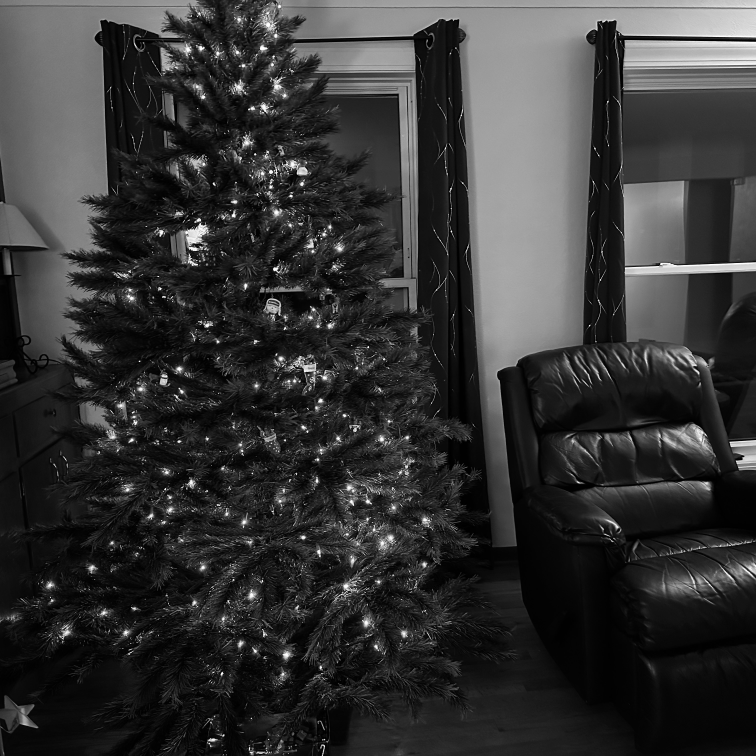
#> input picture PRNU_MATH535_PYTHON/Other Images Grey Cropped/IMG_1736.jpeg, 3024 x 3024 px, found by its file name (shown at 1/4 size); the run also reads 1 picture not shown here
$ python Math535_Example.py   (older library calls are emulated)
#> lines starting #> are read from the running program, lines starting #| are printed output that depends on the picture
### PRNU_MATH535_PYTHON/src/Filter.py
"""
Please read the copyright notice located on the readme file (README.md).
"""
import cv2 as cv
import numpy as np
from scipy import signal
import src.Functions as Fu


def Threshold(y, t):
    """
    Applies max(0,y-t).

    Parameters
    ----------
    y : numpy.ndarray('float32')
        Array of Wavelet coefficients
    t : float32
        Variance of PRNU

    Returns
    -------
    numpy.ndarray('float32')
        The thresholded Wavelet coefficients for a later filtering

    """
    res = y - t
    x = np.maximum(res, 0.)
    return x


def WaveNoise(coef, NoiseVar):
    """
    Applies Wiener-like filter in Wavelet Domain (residual filtering).

    Models each detail wavelet coefficient as conditional Gaussian random
    variable and use four square NxN moving windows, N in [3,5,7,9], to
    estimate the variance of noise-free image for each wavelet coefficient.
    Then it applies a Wiener-type denoising filter to the coefficients.

    Parameters
    ----------
    coef : numpy.ndarray('float32')
        Wavelet detailed coefficient at certain level
    NoiseVar : float32
        Variance of the additive noise (PRNU)

    Returns
    -------
    numpy.ndarray('float32')
        Attenuated (filtered) Wavelet coefficient
    numpy.ndarray('float32')
        Finall estimated variances for each Wavelet coefficient
    """

    tc = np.power(coef, 2)
    coefVar = Threshold(
        signal.fftconvolve(tc, np.ones([3, 3], dtype=np.float32) / (3 * 3), mode='same'),
        NoiseVar)

    for w in range(5, 9 + 1, 2):
        EstVar = Threshold(
            signal.fftconvolve(tc, np.ones([w, w], dtype=np.float32) / (w * w), mode='same'),
            NoiseVar)
        coefVar = np.minimum(coefVar, EstVar)

    # Wiener filter like attenuation
    tc = np.multiply(coef, np.divide(NoiseVar, coefVar + NoiseVar))

    return tc, coefVar

'''
def WaveFilter(coef, NoiseVar):
    """
    Applies Wiener-like filter in Wavelet Domain (image filtering).

    Models each detail wavelet coefficient as conditional Gaussian random
    variable and use four square NxN moving windows, N in [3,5,7,9], to
    estimate the variance of noise-free image for each wavelet coefficient.
    Then it applies a Wiener-type denoising filter to the coefficients.

    Parameters
    ----------
    coef : numpy.ndarray('float32')
        Wavelet detailed coefficient at certain level
    NoiseVar : float32
        Variance of the additive noise

    Returns
    -------
    numpy.ndarray('float32')
        Attenuated (filtered) Wavelet coefficient
    numpy.ndarray('float32')
        Finall estimated variances for each Wavelet coefficient
    """

    tc = np.power(coef, 2)
    coefVar = Threshold(
        signal.fftconvolve(np.ones([3, 3]) / (3. * 3.), tc, mode='valid'),
        NoiseVar);

    for w in range(5, 9 + 1, 2):
        EstVar = Threshold(
            signal.fftconvolve(np.ones([w, w]) / (w * w), tc, mode='valid'),
            NoiseVar)
        coefVar = min(coefVar, EstVar)

    # Wiener filter like attenuation
    tc = np.multiply(coef, np.divide(coefVar, coefVar + NoiseVar))

    return tc, coefVar
'''

def NoiseExtractFromImage(image, sigma=2.0, color=False, noZM=False):
    """
    Estimates PRNU from one image

    Parameters
    ----------
    image : str or numpy.ndarray('uint8')
        either test image filename or numpy matrix of image
    sigma : float32
        std of noise to be used for identicication
        (recomended value between 2 and 3)
    color : bool
        for an RGB image, whether to extract noise for the three channels
        separately (default: False)
    noZM
        whether to apply zero-mean to the extracted (filtered) noise

    Returns
    -------
    numpy.ndarray('float32')
        extracted noise from the input image, a rough estimate of PRNU fingerprint

    Example
    -------
    noise = NoiseExtractFromImage('DSC00123.JPG',2);

    Reference
    ---------
    [1] M. Goljan, T. Filler, and J. Fridrich. Large Scale Test of Sensor
    Fingerprint Camera Identification. In N.D. Memon and E.J. Delp and P.W. Wong and
    J. Dittmann, editors, Proc. of SPIE, Electronic Imaging, Media Forensics and
    Security XI, volume 7254, pages # 0I010I12, January 2009.

    """
#> called with sigma = 2, color = False, noZM = False

    # ----- Parameters ----- #
    L = 4  # number of wavelet decomposition levels (between 2-5 as well)
    if isinstance(image, str):
        X = cv.imread(image, cv.IMREAD_GRAYSCALE)
#> X is the input picture: shape (3024, 3024); min 0, max 255, mean 52.8
        if np.ndim(X)==3: X = X[:,:,::-1] # BGR2RGB
    else:
        X = image
        del image

    M0, N0  = X.shape
    if X.dtype == 'uint8':
        # convert to [0,255]
        X = X.astype(np.float32)
    elif X.dtype == 'uint16':
        X = X.astype(np.float32) / 65535 * 255

    qmf = [ 	.230377813309,	.714846570553, .630880767930, -.027983769417,
           -.187034811719,	.030841381836, .032883011667, -.010597401785]
    qmf /= np.linalg.norm(qmf)

    Noise = Fu.NoiseExtract(X, qmf, sigma, L)
#> in NoiseExtract, `Im = np.block([ [ Im[pr-1::-1,pc-1::-1],       Im[pr-1::-1,:],       I..`:
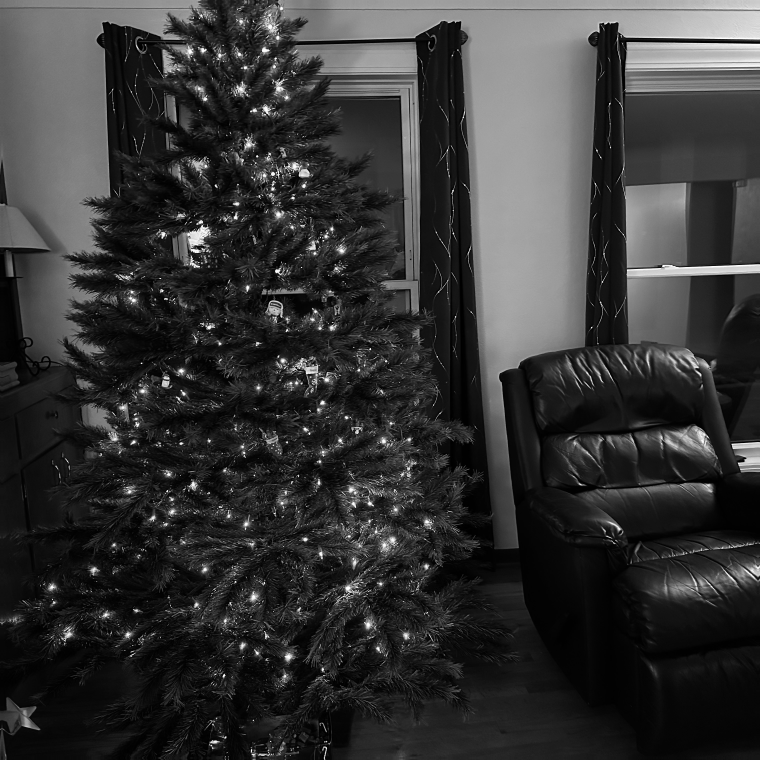
#> Im: shape (3040, 3040) float32 (shown at 1/4 size); min 0, max 255, mean 53
    # [14 lines of commented-out code are left out]

    return Noise

#%% ----- 'mdwt' mex code ported to python -----#
def mdwt(x, h, L):
    """
    multi-level Discrete Wavelet Transform, implemented similar to
    Rice Wavelet Toolbox (https://www.ece.rice.edu/dsp/software/rwt.shtml)

    Parameters
    ----------
    X : numpy.ndarray('float32')
        2D input image
    h : list
        db4 (D8) decomposition lowpass filter
    L : Int
        Number of levels for DWT decomposition

    Returns
    -------
    numpy.ndarray('float32')
        input image in DWT domain

    """
#> called with h = array of shape (8,), L = 4

    isint = lambda x: x % 1 == 0

    m, n = x.shape[0], x.shape[1]
    if m > 1:
        mtest = m / (2.**L)
        if not isint(mtest):
            raise(ValueError("Number of rows in input image must be of size m*2^(L)"))
    if n > 1:
        ntest = n / (2.**L)
        if not isint(ntest):
            raise(ValueError("Number of columns in input image must be of size n*2^(L)"))


    # -- internal --

    def _fpsconv(x_in, lx, h0, h1, lhm1, x_outl, x_outh):
        # circular-like padding
        x_in[lx:lx+lhm1] = x_in[:lhm1]
        #
        tmp = np.convolve(x_in[:lx+lhm1],h0)
        x_outl[:lx//2]= tmp[lhm1:-lhm1-1:2]
        tmp = np.convolve(x_in[:lx+lhm1],h1)
        x_outh[:lx//2]= tmp[lhm1:-lhm1-1:2]
        '''
        # or (as in the C++ implementation):
        ind = 0
        for i in range(0,lx,2):
            x_outl[ind] = np.dot( x_in[i:i+lhm1+1], np.flip(h0) )
            x_outh[ind] = np.dot( x_in[i:i+lhm1+1], np.flip(h1) )
            ind += 1
        '''
        return x_in, x_outl, x_outh

    def _MDWT(x, h, L):
#> called with h = array of shape (8,), L = 4
        lh = len(h)
        _m, _n = x.shape[0], x.shape[1]
        y = np.zeros([_m,_n], dtype=np.float32)

        xdummy  = np.zeros([max(_m,_n) + lh-1], dtype=np.float32)
        ydummyl = np.zeros([max(_m,_n)], dtype=np.float32)
        ydummyh = np.zeros([max(_m,_n)], dtype=np.float32)

        # analysis lowpass and highpass
        if _n == 1:
            _n = _m
            _m = 1

        h0 = np.flip(h)
        h1 = [h[i]*(-1)**(i+1) for i in range(lh)]
        lhm1 = lh - 1
        actual_m = 2 * _m
        actual_n = 2 * _n

        # main loop
        for actual_L in range(1, L+1):
            if _m == 1:
                actual_m = 1
            else:
                actual_m = actual_m // 2
                r_o_a = actual_m // 2
            actual_n = actual_n // 2
            c_o_a = actual_n // 2

            # go by rows
            for ir in range(actual_m):# loop over rows
                # store in dummy variable
                if actual_L == 1:
                    xdummy[:actual_n] = x[ir, :actual_n]# from input
                else:
                    xdummy[:actual_n] = y[ir, :actual_n]# from LL of previous level
                # perform filtering lowpass and highpass
                xdummy, ydummyl, ydummyh = _fpsconv(xdummy, actual_n, h0, h1, lhm1, ydummyl, ydummyh)
                # restore dummy variables in matrices
                y[ir, :c_o_a     ] = ydummyl[:c_o_a]
                y[ir, c_o_a:2*c_o_a] = ydummyh[:c_o_a]


            if _m > 1: # in case of a 2D signal
                # go by columns
                for ic in range(actual_n):# loop over column
                    # store in dummy variables
                    xdummy[:actual_m] = y[:actual_m, ic]
                    # perform filtering lowpass and highpass
                    xdummy, ydummyl, ydummyh = _fpsconv(xdummy, actual_m, h0, h1, lhm1, ydummyl, ydummyh)
                    # restore dummy variables in matrix
                    y[:r_o_a,      ic] = ydummyl[:r_o_a]
                    y[r_o_a:2*r_o_a, ic] = ydummyh[:r_o_a]
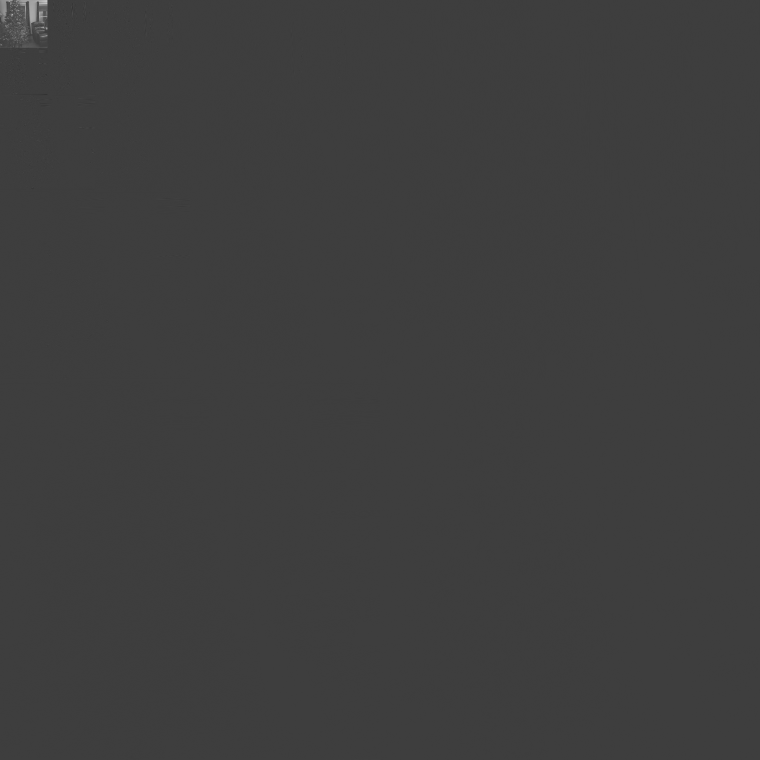
#> y: shape (3040, 3040) float32 (shown at 1/4 size); min -1520.3, max 4732.2, mean 3.3; drawn with min black and max white
#> after the loop, actual_n = 380; xdummy = 3047 values, max 351.6 at index 309, min -154.9 at index 348, mean -1.26

        return y

    # --------------

    y = _MDWT(x, h, L)

    return y

#%% ----- 'midwt' mex code ported to python -----#
def midwt(y, h, L):
    """
    multi-level inverse Discrete Wavelet Transform, implemented similar to
    Rice Wavelet Toolbox (https://www.ece.rice.edu/dsp/software/rwt.shtml)

    Parameters
    ----------
    y : numpy.ndarray('float32')
        2D matrix of image in multi-level DWT domain
    h : list
        db4 (D8) decomposition lowpass filter
    L : Int
        Number of levels for DWT decomposition

    Returns
    -------
    numpy.ndarray('float32')
        input image in DWT domain

    """

    isint = lambda x: x % 1 == 0

    m, n = y.shape[0], y.shape[1]
    if m > 1:
        mtest = m / (2.**L)
        if not isint(mtest):
            raise(ValueError("Number of rows in input image must be of size m*2^(L)"))
    if n > 1:
        ntest = n / (2.**L)
        if not isint(ntest):
            raise(ValueError("Number of columns in input image must be of size n*2^(L)"))

    # -- internal --
    def _bpsconv(x_out, lx, g0, g1, lhhm1, x_inl, x_inh):
        x_inl[:lhhm1] = x_inl[lx:lx+lhhm1]
        x_inh[:lhhm1] = x_inh[lx:lx+lhhm1]

        tmp = np.convolve(x_inl[:lx+lhhm1+1], g0[::2]) + \
                np.convolve(x_inh[:lx+lhhm1+1], g1[::2]);
        x_out[:2*lx:2] = tmp[lhhm1:-lhhm1-1]

        tmp = np.convolve(x_inl[:lx+lhhm1+1], g0[1::2]) + \
                np.convolve(x_inh[:lx+lhhm1+1], g1[1::2])
        x_out[1:2*lx:2] = tmp[lhhm1:-lhhm1-1]
        '''
        # or (as in the C++ implementation):
        ind = 0
        for i in range(lx):
            x_out[ind]   = np.dot(x_inl[i:i+lhhm1+1], np.flip(g0[::2])) + \
                            np.dot(x_inh[i:i+lhhm1+1], np.flip(g1[::2]))
            x_out[ind+1] = np.dot(x_inl[i:i+lhhm1+1], np.flip(g0[1::2])) + \
                                  np.dot(x_inh[i:i+lhhm1+1], np.flip(g1[1::2]))
            ind += 2
        '''
        return x_out

    def _MIDWT(y, h, L):
        lh = len(h)
        _m, _n = y.shape[0], y.shape[1]
        xdummy  = np.zeros([max(_m, _n)], dtype=np.float32)
        ydummyl = np.zeros([max(_m, _n)+lh//2-1], dtype=np.float32)
        ydummyh = np.zeros([max(_m, _n)+lh//2-1], dtype=np.float32)

        # synthesis lowpass and highpass
        if _n == 1:
            _n = _m
            _m = 1

        g0 = h
        g1 = [h[lh-i-1]*((-1)**i) for i in range(lh)]
        #lhm1 = lh - 1
        lhhm1 = lh // 2 - 1

        # 2^L
        sample_f = 2**(L-1)

        actual_m = _m // sample_f if _m > 1 else 1
        actual_n = _n // sample_f

        x = y

        # main loop
        for actual_L in range(L,0,-1):
            r_o_a = actual_m // 2
            c_o_a = actual_n // 2

            # in case of a 2D signal
            if _m > 1:
                # go by columns
                for ic in range(actual_n):# loop over column
                    # store in dummy variables
                    ydummyl[lhhm1:lhhm1+r_o_a] = x[:r_o_a, ic]
                    ydummyh[lhhm1:lhhm1+r_o_a] = x[r_o_a:2*r_o_a, ic]
                    # perform filtering lowpass and highpass
                    xdummy = _bpsconv(xdummy, r_o_a, g0, g1, lhhm1, ydummyl, ydummyh)
                    # restore dummy variables in matrix
                    x[:actual_m, ic] = xdummy[:actual_m]
            # go by rows
            for ir in range(actual_m):# loop over rows
                # store in dummy variable
                ydummyl[lhhm1:lhhm1+c_o_a] = x[ir, :c_o_a]
                ydummyh[lhhm1:lhhm1+c_o_a] = x[ir, c_o_a:2*c_o_a]
                # perform filtering lowpass and highpass
                xdummy = _bpsconv(xdummy, c_o_a, g0, g1, lhhm1, ydummyl, ydummyh);
                # restore dummy variables in matrices
                x[ir, :actual_n] = xdummy[:actual_n]

            actual_m = 1 if _m == 1 else actual_m * 2
            actual_n = actual_n * 2

        return x
    # --------------

    x = _MIDWT(y, h, L)

    return x

### PRNU_MATH535_PYTHON/src/Functions.py
"""
Please read the copyright notice located on the readme file (README.md).
"""
import numpy as np
from scipy import special
import src.Filter as Ft


# [36 lines left out: function crosscorr, not called in this run]

'''
def crosscorr(array1, array2):
    # function ret = crosscor2(array1, array2)
    # Computes 2D crosscorrelation of 2D arrays
    # Function returns DOUBLE type 2D array
    # No normalization applied

    array1 = array1.astype(np.double)
    array2 = array2.astype(np.double)
    array1 = array1 - array1.mean()
    array2 = array2 - array2.mean()

    ############### End of filtering
    tilted_array2 = np.fliplr(array2);     del array2
    tilted_array2 = np.flipud(tilted_array2)
    TA = np.fft.fft2(tilted_array2);           del tilted_array2
    FA = np.fft.fft2(array1);                  del array1
    FF = np.multiply(FA, TA);                  del FA, TA

    ret = np.real(np.fft.ifft2(FF))
    return ret
'''

# [46 lines left out: function imcropmiddle, not called in this run]


def IntenScale(inp):
    """
    Scales input pixels to be used as a multiplicative model for PRNU detector.

    Parameters
    ----------
    x : numpy.ndarray('uint8')
        2D or 3D image matrix

    Returns
    ------
    numpy.ndarray('float32')
        Matrix of pixel intensities in to be used in a multiplicative model
        for PRNU.

    """

    T = 252.
    v = 6.
    out = np.exp(-1*np.power(inp-T,2)/v)

    out[inp < T] = inp[inp < T]/T

    return out


# [55 lines left out: function LinearPattern, not called in this run]


def NoiseExtract(Im,qmf,sigma,L):
    """
    Extracts noise signal that is locally Gaussian N(0,sigma^2)

    Parameters
    ----------
    Im : numpy.ndarray
        2D noisy image matrix
    qmf : list
        Scaling coefficients of an orthogonal wavelet filter
    sigma : float32
        std of noise to be used for identicication
        (recomended value between 2 and 3)
    L : int
        The number of wavelet decomposition levels.
        Must match the number of levels of WavePRNU.
        (Generally, L = 3 or 4 will give pretty good results because the
        majority of the noise is present only in the first two detail levels.)

    Returns
    -------
    numpy.ndarray('float32')
        extracted noise converted back to spatial domain

    Example
    -------
    Im = np.double(cv.imread('Lena_g.bmp')[...,::-1])        % read gray scale test image
    qmf = MakeONFilter('Daubechies',8)
    Image_noise = NoiseExtract(Im, qmf, 3., 4)

    Reference
    ---------
    [1] M. Goljan, T. Filler, and J. Fridrich. Large Scale Test of Sensor
    Fingerprint Camera Identification. In N.D. Memon and E.J. Delp and P.W. Wong and
    J. Dittmann, editors, Proc. of SPIE, Electronic Imaging, Media Forensics and
    Security XI, volume 7254, pages # 0I010I12, January 2009.

    """

    Im = Im.astype(np.float32)

    M, N = Im.shape
    m = 2**L
    # use padding with mirrored image content
    minpad=2    # minimum number of padded rows and columns as well
    nr = (np.ceil((M+minpad)/m)*m).astype(np.int32);  nc = (np.ceil((N+minpad)/m)*m).astype(np.int32)  # dimensions of the padded image (always pad 8 pixels or more)
    pr = np.ceil((nr-M)/2).astype(np.int32)      # number of padded rows on the top
    prd= np.floor((nr-M)/2).astype(np.int32)    # number of padded rows at the bottom
    pc = np.ceil((nc-N)/2).astype(np.int32)      # number of padded columns on the left
    pcr= np.floor((nc-N)/2).astype(np.int32)     # number of padded columns on the right
    Im = np.block([
        [ Im[pr-1::-1,pc-1::-1],       Im[pr-1::-1,:],       Im[pr-1::-1,N-1:N-pcr-1:-1]],
        [ Im[:,pc-1::-1],              Im,                   Im[:,N-1:N-pcr-1:-1] ],
        [ Im[M-1:M-prd-1:-1,pc-1::-1], Im[M-1:M-prd-1:-1,:], Im[M-1:M-prd-1:-1,N-1:N-pcr-1:-1] ]
                   ])

    # Precompute noise variance and initialize the output
    NoiseVar = sigma**2
    # Wavelet decomposition, without redudance
    wave_trans = Ft.mdwt(Im,qmf,L)
    # Extract the noise from the wavelet coefficients

    for i in range(1,L+1):

        # Horizontal noise extraction
        wave_trans[0:nr//2, nc//2:nc], _ = \
            Ft.WaveNoise(wave_trans[0:nr//2, nc//2:nc], NoiseVar)

        # Vertical noise extraction
        wave_trans[nr//2:nr, 0:nc//2], _ = \
            Ft.WaveNoise(wave_trans[nr//2:nr, 0:nc//2],NoiseVar)

        # Diagonal noise extraction
        wave_trans[nr//2:nr, nc//2:nc], _ = \
            Ft.WaveNoise(wave_trans[nr//2:nr, nc//2:nc], NoiseVar)

        nc = nc//2
        nr = nr//2
#> this loop made 4 passes
#> pass 1, in WaveNoise, `tc = np.power(coef, 2)`:
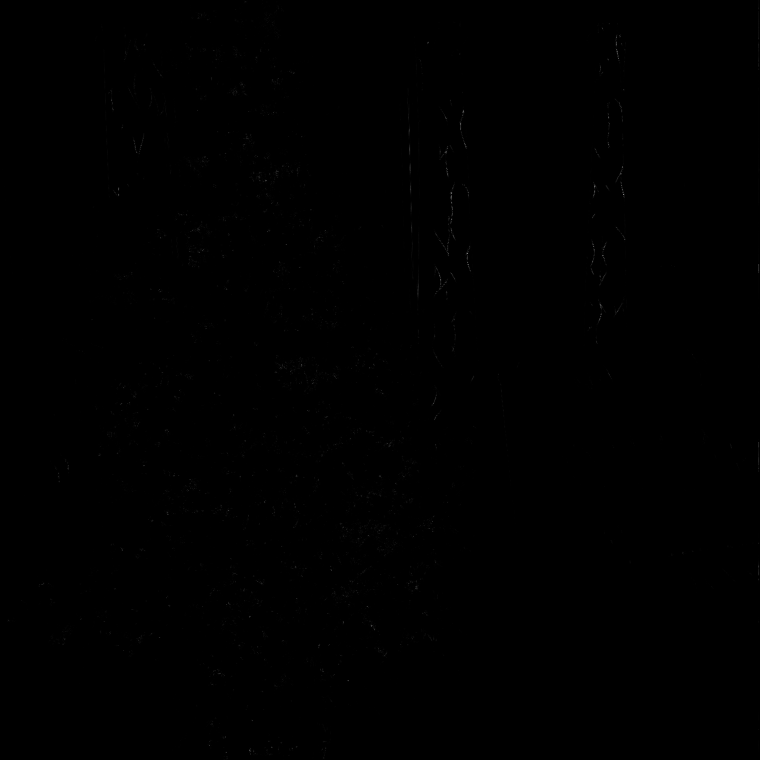
#> tc: shape (1520, 1520) float32 (shown at 1/2 size); min 0, max 68763.2, mean 51.2; drawn with min black and max white
#> after the loop, nc = 190; nr = 190
#> (the rest of the program and of its run is left out)
